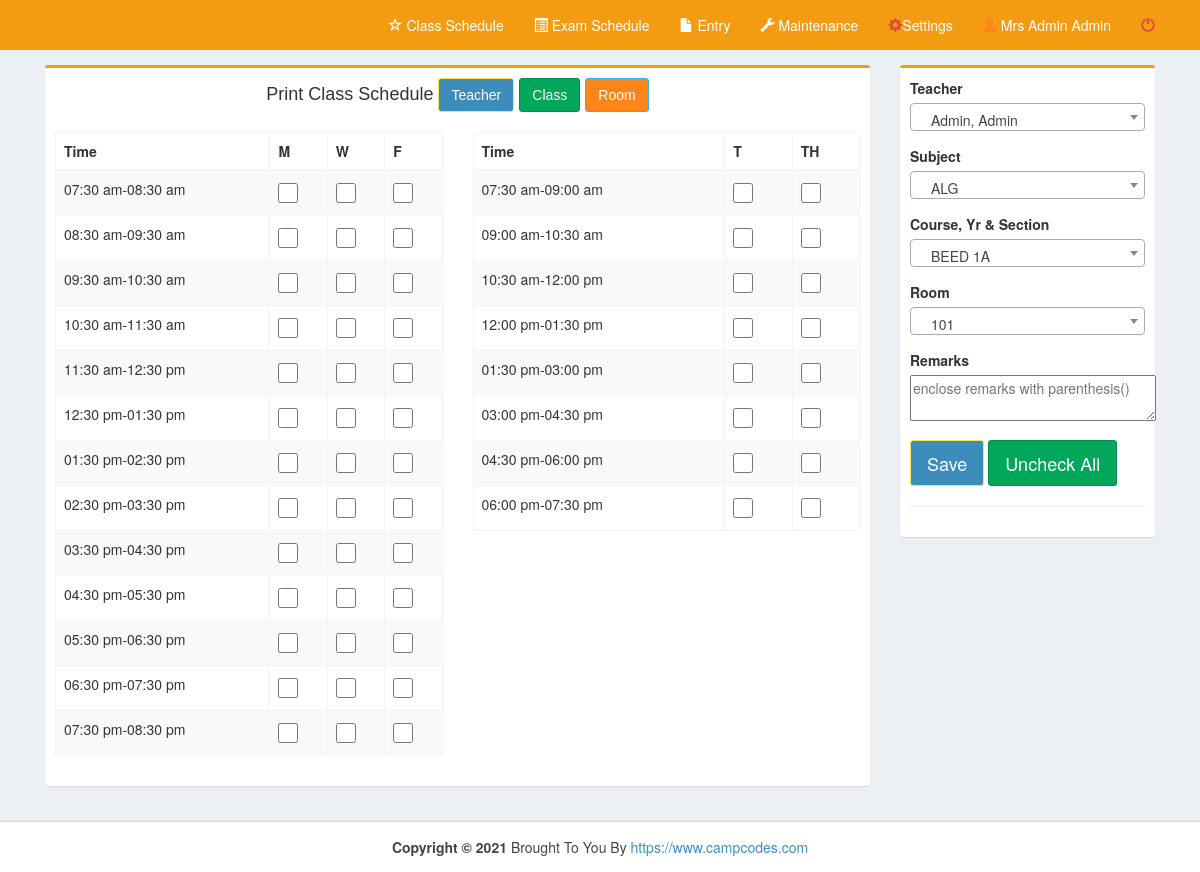
/pages/home_admin.php (signed in), run on the app's committed database.
### tables this page shows
CREATE TABLE `time` (
  `time_id` int NOT NULL,
  `time_start` time NOT NULL,
  `time_end` time NOT NULL,
  `days` varchar(15) NOT NULL
);

### pages/home_admin.php (the view, shortened to what this page needs)
<!DOCTYPE html>
<html>
  <head>
    <link rel="stylesheet" href="../bootstrap/css/bootstrap.min.css">
    <link rel="stylesheet" href="../plugins/datatables/dataTables.bootstrap.css">
    <link rel="stylesheet" href="../dist/css/AdminLTE.min.css">
    <link rel="stylesheet" href="../plugins/select2/select2.min.css">
    <link rel="stylesheet" href="../dist/css/skins/_all-skins.min.css">
 </head>
  <body class="hold-transition skin-yellow layout-top-nav" onload="myFunction()">
    <div class="wrapper">
      <div class="content-wrapper">
        <div class="container">
          <section class="content">
            <div class="row">
	      <div class="col-md-9">
              <div class="box box-warning">
              	<div style="text-align: center">
              		<h4>Print Class Schedule
              		<a href="#searcht" data-target="#searcht" data-toggle="modal" class="dropdown-toggle btn btn-primary">
                      Teacher
                    </a>
                   <a href="#searchclass" data-target="#searchclass" data-toggle="modal" class="dropdown-toggle btn btn-success">
                      Class
                    </a>
                   <a href="#searchroom" data-target="#searchroom" data-toggle="modal" class="dropdown-toggle btn btn-warning">
                      Room
                    </a>
                    </h4>
                </div>
               <form method="post" id="reg-form">
                <div class="box-body">
				<div class="row">
					<div class="col-md-6">
							<table class="table table-bordered table-striped" style="margin-right:-10px">
							<thead>
							  <tr>
								<th>Time</th>
								<th>M</th>
								<th>W</th>
								<th>F</th>
							  </tr>
							</thead>
		<?php
				include('../dist/includes/dbcon.php');
				$query=mysqli_query($con,"select * from time where days='mwf' order by time_start")or die(mysqli_error($con));
				while($row=mysqli_fetch_array($query)){
						$id=$row['time_id'];
						$start=date("h:i a",strtotime($row['time_start']));
						$end=date("h:i a",strtotime($row['time_end']));
		?>
							  <tr >
								<td><?php echo $start."-".$end;?></td>
								<td><input type="checkbox" name="m[]" value="<?php echo $id;?>" style="width: 20px; height: 20px;"></td>
								<td><input type="checkbox" name="w[]" value="<?php echo $id;?>" style="width: 20px; height: 20px;"></td>
								<td><input type="checkbox" name="f[]" value="<?php echo $id;?>" style="width: 20px; height: 20px;"></td>
							  </tr>
		<?php }?>
		</table>
		</div>
		<div class="col-md-6">
			<table class="table table-bordered table-striped">
								<thead>
								  <tr>
									<th>Time</th>
									<th>T</th>
									<th>TH</th>
								  </tr>
								</thead>
			<?php
					include('../dist/includes/dbcon.php');
					$query=mysqli_query($con,"select * from time where days='tth' order by time_start")or die(mysqli_error($con));
					while($row=mysqli_fetch_array($query)){
							$id=$row['time_id'];
							$start=date("h:i a",strtotime($row['time_start']));
							$end=date("h:i a",strtotime($row['time_end']));
			?>
								  <tr >
									<td><?php echo $start."-".$end;?></td>
									<td><input type="checkbox" name="t[]" value="<?php echo $id;?>" style="width: 20px; height: 20px;"></td>
									<td><input type="checkbox" name="th[]" value="<?php echo $id;?>" style="width: 20px; height: 20px;"></td>
								  </tr>
			<?php }?>
			</table>
         </div>
        </div>
                </div>
              </div>
            </div>
            <div class="col-md-3">
              <div class="box box-warning">
                <div class="box-body">
                  <div id="form">
				  <div class="row">
					 <div class="col-md-12">
						  <div class="form-group">
							<label for="date">Teacher</label>
						  </div>
						  <div class="form-group">
							<label for="date">Subject</label>
						  </div>
						  <div class="form-group">
							<label for="date">Course, Yr & Section</label>
						  </div>
						  <div class="form-group">
							<label for="date">Room</label>
						  </div>
						  <div class="form-group">
							<label for="date">Remarks</label><br>
								<textarea name="remarks" cols="30" placeholder="enclose remarks with parenthesis()"></textarea>
						  </div>
					</div>
				</div>
                  <div class="form-group">
                      <button class="btn btn-lg btn-primary" id="daterange-btn" name="save" type="submit">
                        Save
                      </button>
					  <button class="uncheck btn btn-lg btn-success" type="reset">Uncheck All</button>
                   </div>
                  </div><hr>
                </div>
              </div>
            </div>
          </div>
          </section>
        </div>
      </div>
      <?php include('../dist/includes/footer.php');?>
    </div>
  </body>
</html>

### data on the page
time: time_start "07:30 am", time_end "08:30 am"
time: time_start "08:30 am", time_end "09:30 am"
time: time_start "09:30 am", time_end "10:30 am"
time: time_start "10:30 am", time_end "11:30 am"
time: time_start "11:30 am", time_end "12:30 pm"
time: time_start "12:30 pm", time_end "01:30 pm"
time: time_start "01:30 pm", time_end "02:30 pm"
time: time_start "02:30 pm", time_end "03:30 pm"
time: time_start "03:30 pm", time_end "04:30 pm"
time: time_start "04:30 pm", time_end "05:30 pm"
time: time_start "05:30 pm", time_end "06:30 pm"
time: time_start "06:30 pm", time_end "07:30 pm"
time: time_start "07:30 pm", time_end "08:30 pm"
time: time_start "07:30 am", time_end "09:00 am"
time: time_start "09:00 am", time_end "10:30 am"
time: time_start "10:30 am", time_end "12:00 pm"
time: time_start "12:00 pm", time_end "01:30 pm"
time: time_start "01:30 pm", time_end "03:00 pm"
time: time_start "03:00 pm", time_end "04:30 pm"
time: time_start "04:30 pm", time_end "06:00 pm"
time: time_start "06:00 pm", time_end "07:30 pm"

### other printed values
$_SESSION['name'] "Mrs Admin Admin"
